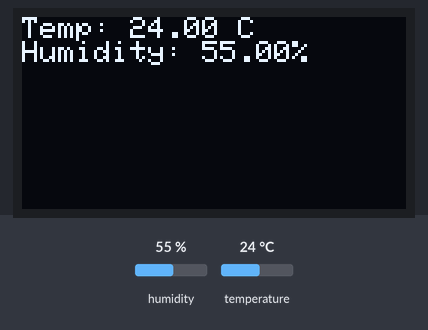
Recording of a sketch running on a simulated ESP32. On the bench: 128×64 one-colour display. The inputs (shaded band) are chosen by the test bench; at power-on: humidity 55 %, temperature 24 °C. WiFi joins after 1.5 s; servers stay silent unless stated; the display library's start-up logo is not drawn; what the sketch prints to the serial monitor is not drawn.

Above: at 5.0 s.
5.1 s: humidity set to 22 %
At 6.3 s:
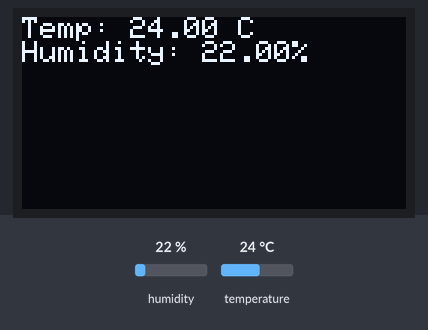
7.8 s: temperature set to 12 °C
At 9.0 s:
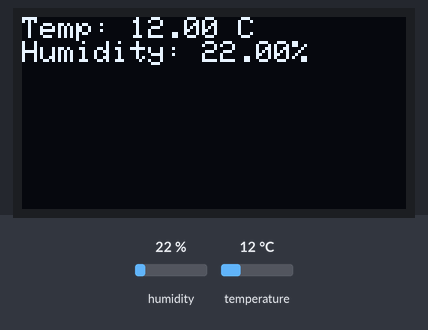
10.5 s: humidity set to 40 %
At 13.2 s:
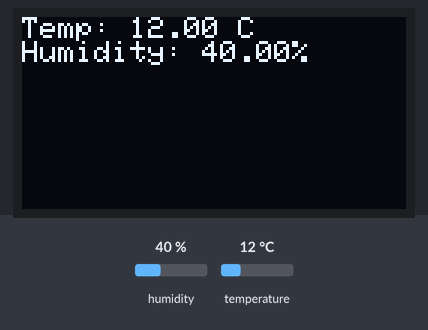
13.5 s: temperature set to 19 °C
Timing chart, 0 to 16.5 s (numbered marks = the images above; inputs shaded):
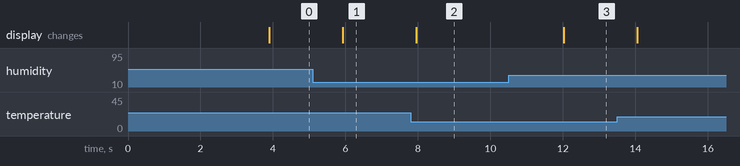

The sketch:

sketch.ino
```cpp
#define BLYNK_TEMPLATE_ID "TMPL6toyU2lXH"
#define BLYNK_TEMPLATE_NAME "VXL"
#define BLYNK_AUTH_TOKEN "PPJEKmVMTveD_YUpZu3RxH4cPqmRiKt6"
#include <DHT.h>
#include <Wire.h>
#include <WiFi.h>
#include <Adafruit_GFX.h>
#include <Adafruit_SSD1306.h>
#include <BlynkSimpleEsp32.h>

// gfx và ssh1306 control led
#define SCREEN_WIDTH 128 // OLED width,  in pixels
#define SCREEN_HEIGHT 64 // OLED height, in pixels
#define  DHT_PIN 4
#define DHT_TYPE DHT22
DHT dht(DHT_PIN, DHT_TYPE);
Adafruit_SSD1306 display(SCREEN_WIDTH, SCREEN_HEIGHT, &Wire, -1);
// connect blynk
char ssid[] = "Wokwi-GUEST"; // Use the available access point name
char pass[] = ""; // If it doesn't require a password, leave it empty
// char auth[]="PPJEKmVMTveD_YUpZu3RxH4cPqmRiKt6";


void setup() {
  Serial.begin(115200);
  Serial.println("Hello, ESP32!");

  if (!display.begin(SSD1306_SWITCHCAPVCC, 0x3C)) {
    Serial.println(F("SSD1306 allocation failed"));
    for (;;)
      ;
  }

  display.display();
  delay(2000);
  display.clearDisplay();
    Blynk.begin( BLYNK_AUTH_TOKEN,ssid, pass);

}
void loop() {
  Blynk.run();

  double humidity = dht.readHumidity();
  double temperature = dht.readTemperature();

  Serial.print("Temperature: ");
  Serial.print(temperature);
  Serial.println("°C");
  Serial.print("Humidity: ");
  Serial.print(humidity);
  Serial.println("%");

  display.clearDisplay();
  display.setTextSize(1);
  display.setTextColor(SSD1306_WHITE);

  display.setCursor(0, 0);
  display.print("Temp: ");
  display.print(temperature);
  display.println(" C");

  display.print("Humidity: ");
  display.print(humidity);
  display.println("%");

  display.display();

  // Send temperature and humidity to Blynk virtual pins V0 and V1
  Blynk.virtualWrite(V1, temperature);
  Blynk.virtualWrite(V0, humidity);

  delay(2000);
}
```

Measured:
- after the input at 5.1 s, the display: changes after 0.82 s (image 1)
- after the input at 7.8 s, the display: changes after 0.15 s (image 2)
- after the input at 10.5 s, the display: changes after 1.5 s (image 3)
